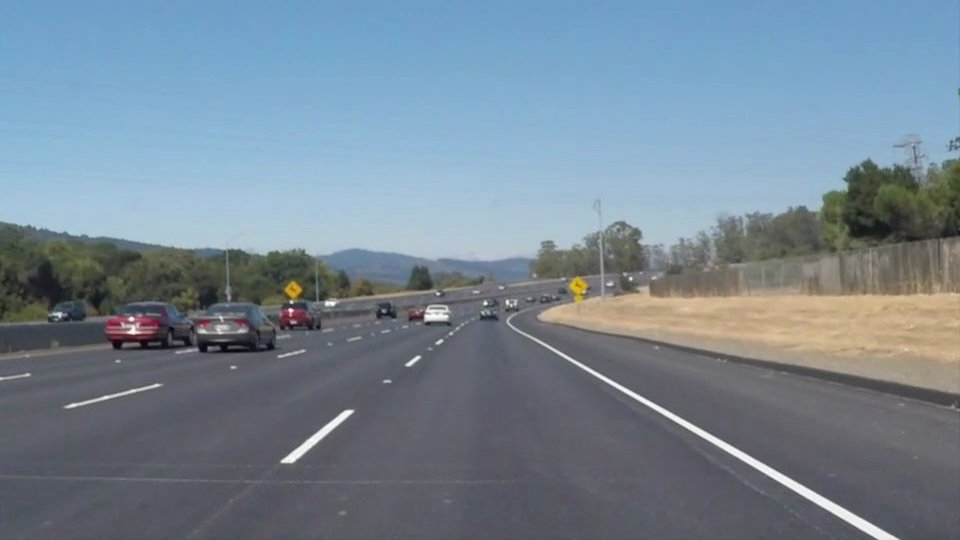
#> input picture test_images/solidWhiteCurve.jpg, 960 x 540 px, found by its file name
$ python main.py
#> lines starting #> are read from the running program, lines starting #| are printed output that depends on the picture; after the words box and inside, x2 and y2 are one past the last pixel; in counts of white or black regions, pixels touching at a corner belong together
### functions.py
import cv2
import matplotlib.pyplot as plt
import numpy as np
import os


def grayscale(img):
    return cv2.cvtColor(img, cv2.COLOR_RGB2GRAY)


def canny(img, low_threshold, high_threshold):
    return cv2.Canny(img, low_threshold, high_threshold)


def gaussian_blur(img, kernel_size):
    return cv2.GaussianBlur(img, (kernel_size, kernel_size), 0)


def read_img(img):
#> called with img = 'assets/solidWhiteCurve.jpg'
    return plt.imread(img)
#> returned value is the input picture: shape (540, 960, 3); mean R, G, B 118.5, 134.5, 148.1


# [4 lines left out: function show_img, not called in this run]


def region_of_interest(img, vertices):
    mask = np.zeros_like(img)

    # defining a 3 channel or 1 channel color to fill the mask with depending on the input image
    if len(img.shape) > 2:
        channel_count = img.shape[2]  # i.e. 3 or 4 depending on your image
        ignore_mask_color = (255,) * channel_count
    else:
        ignore_mask_color = 255

    # filling pixels inside the polygon defined by "vertices" with the fill color
    cv2.fillPoly(mask, vertices, ignore_mask_color)

    # returning the image only where mask pixels are nonzero
    masked_image = cv2.bitwise_and(img, mask)
    return masked_image


# [169 lines of commented-out code are left out]

### main.py
import cv2
import functions as func
import numpy as np
import os

path = os.getcwd()+'/assets/'
image_name = 'solidWhiteCurve.jpg'
video_name = 'solidWhiteRight.mp4'
image = func.read_img(path+image_name)
video = cv2.VideoCapture(path+video_name)
# func.show_img(image)
# def pre_proces(img)
image_gray = func.grayscale(image)
#> in grayscale, `return cv2.cvtColor(img, cv2.COLOR_RGB2GRAY)`:
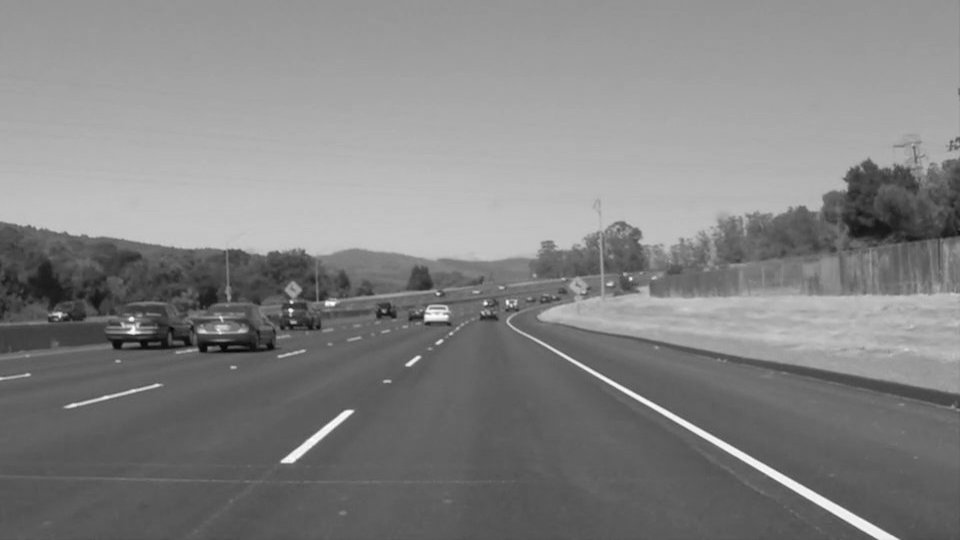
#> returned value: shape (540, 960); min 5, max 255, mean 131.2
height = image.shape[0]
#> height = 540
width = image.shape[1]
#> width = 960
region_of_interest_vertics = [
    (0, height), (width//2, height//1.8), (width, height)]
#> region_of_interest_vertics = [(0, 540), (480, 299), (960, 540)]
image_region = func.region_of_interest(
    image_gray, np.array([region_of_interest_vertics], np.int32))
#> in region_of_interest, `cv2.fillPoly(mask, vertices, ignore_mask_color)`:
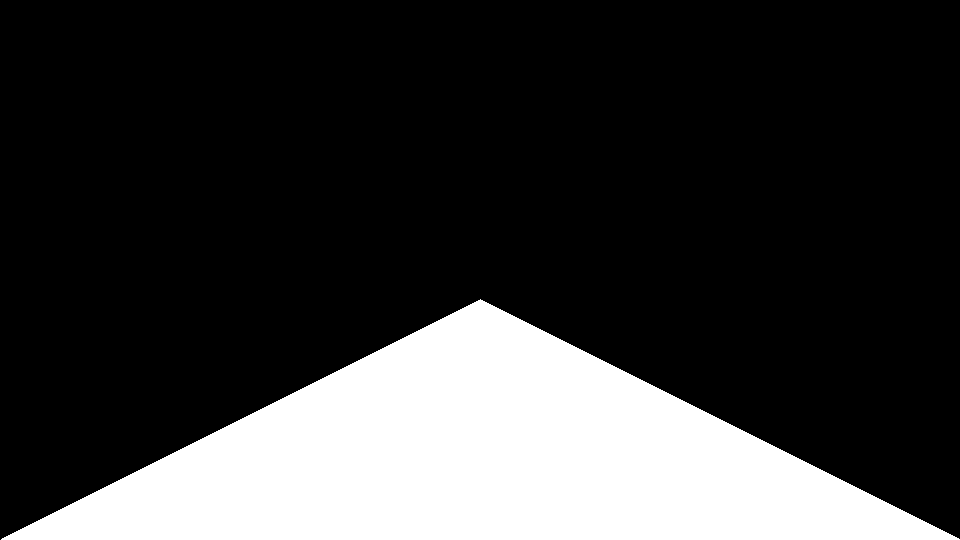
#> mask: shape (540, 960); 22.4% white; 1 white region, box (x1, y1, x2, y2) and area: (1, 299, 960, 540) 115919
#> in region_of_interest, `masked_image = cv2.bitwise_and(img, mask)`:
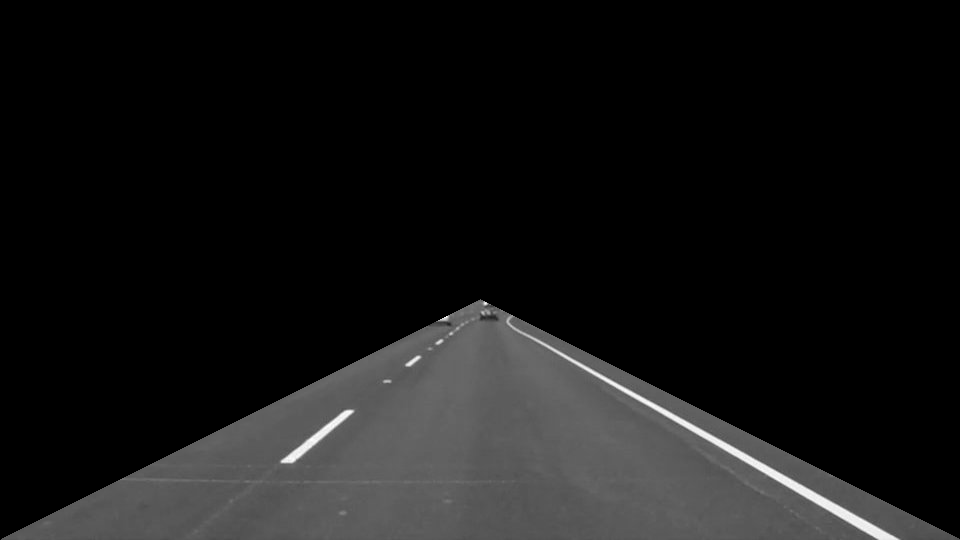
#> masked_image: shape (540, 960); min 0, max 255, mean 21.7
green = [255, 0, 0]
kernel = np.ones((3, 3), np.int32)
while True:
    ret, frame = video. read()
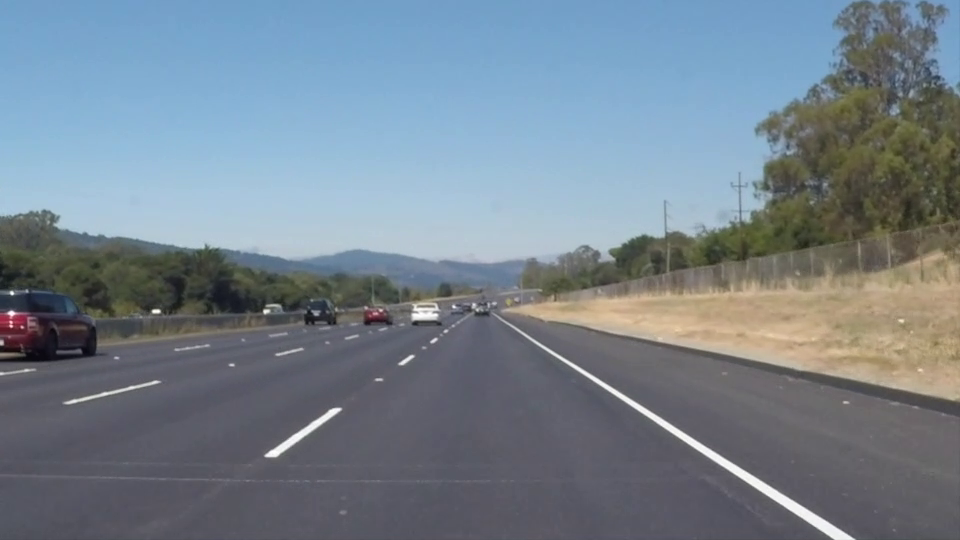
#> input picture frame 22 of test_videos/solidWhiteRight.mp4, 960 x 540 px
#> frame is the input picture: shape (540, 960, 3); mean B, G, R 141.9, 130.7, 117.7
    gray = func.grayscale(frame)
#> in grayscale (call 2), `return cv2.cvtColor(img, cv2.COLOR_RGB2GRAY)`:
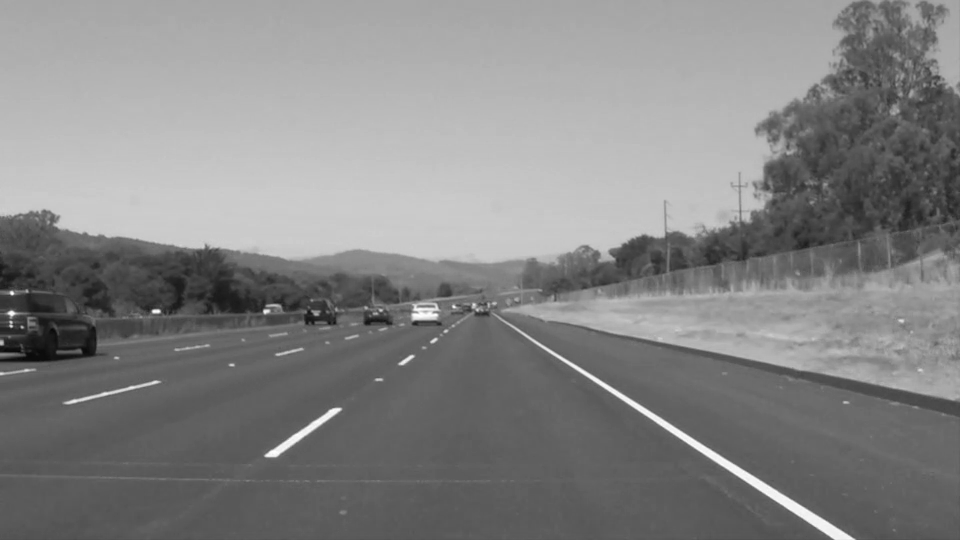
#> returned value: shape (540, 960); min 6, max 255, mean 132.6
    height = frame.shape[0]
    width = frame.shape[1]
    region_of_interest_vertics = [
        (0, height), (width//2, height//1.8), (width, height)]
    in_reg_frame = func.region_of_interest(
        gray, np.array([region_of_interest_vertics], np.int32))

    thresh_hold_image = cv2.adaptiveThreshold(
        in_reg_frame, 200, cv2.ADAPTIVE_THRESH_MEAN_C, cv2.THRESH_BINARY_INV, 7, 10)
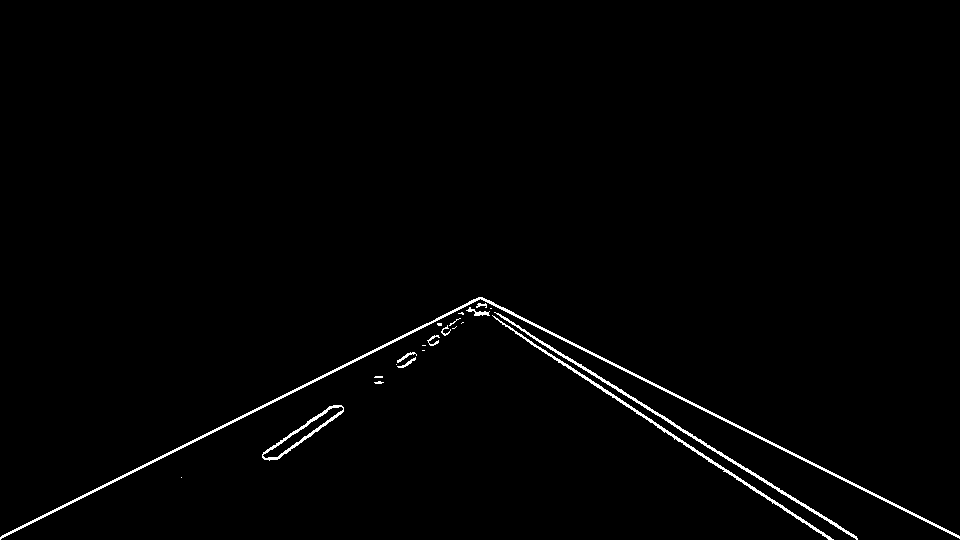
#> thresh_hold_image: shape (540, 960); values 0 (black) and 200 (white), 1.2% white in thin lines or dots, all inside (x1, y1, x2, y2) = (0, 297, 960, 540)

    # closed = cv2.morphologyEx(thresh_hold_image, cv2.MORPH_OPEN, kernel)

    # dilated = cv2.dilate(closed, kernel, iterations=1)

    # cannyed = cv2.Canny(dilated, 100, 200)

    contours, h = cv2.findContours(
        thresh_hold_image, cv2.RETR_EXTERNAL, cv2.CHAIN_APPROX_SIMPLE)
#> contours = 22 contours, 14 with area under 20; largest, box (x1, y1, x2, y2) and area: (0, 297, 960, 540) 1925, (262, 405, 344, 461) 1126, (494, 312, 858, 540) 868, (492, 315, 834, 540) 810, (466, 307, 490, 316) 54, (397, 352, 417, 363) 34, (397, 357, 416, 368) 32, (427, 335, 440, 346) 28; h = 22 rows, first 6: [1, -1, -1, -1], [2, 0, -1, -1], [3, 1, -1, -1], [4, 2, -1, -1], [5, 3, -1, -1], [6, 4, -1, -1]

    contours_drawn = cv2.drawContours(
        frame, contours, -1, green, 2, cv2.LINE_8)
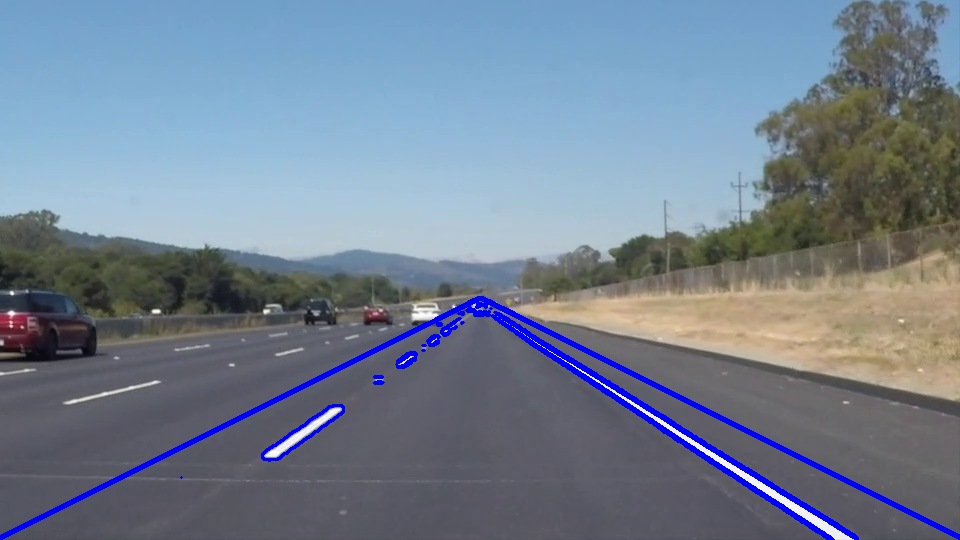
#> contours_drawn: shape (540, 960, 3); mean B, G, R 145.2, 128.1, 115.1
# [10 lines of commented-out code are left out]
    cv2. imshow('frame', frame)
    cv2. imshow('thresh_hold_image', thresh_hold_image)
    cv2. imshow('test', contours_drawn)

    if cv2.waitKey(1) == ord('q'):
#> (key q is pressed here)
        break
video.release()
cv2.destroyAllWindows()
